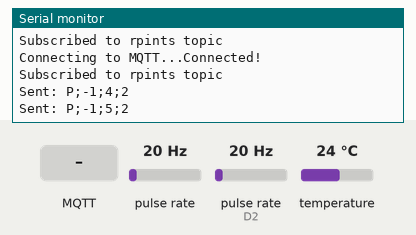
Bench run of a sketch on a simulated ESP8266 (NodeMCU). Shown: the last lines printed to the serial monitor. Wiring (inferred from the names in the program): 2 × pulse sensor: data D3 / data D2. The test bench sets the inputs (shaded band); at power-on: pulse rate 20 Hz, pulse rate (sensor on D2) 20 Hz, temperature 24 °C. WiFi joins after 1.5 s; servers stay silent unless stated; the local clock reads 2024-03-15 10:24:30 at power-on unless the sketch sets it; no MQTT or app messages arrive unless stated.

Above: at 2.7 s.
2.8 s: MQTT message "1" arrives on the first subscribed topic
At 3.6 s:
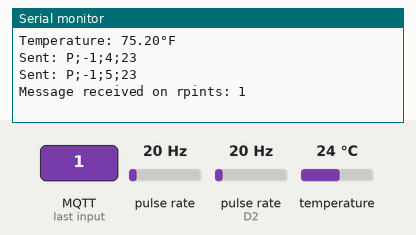
4.3 s: MQTT message "on" arrives on the first subscribed topic
At 4.8 s:
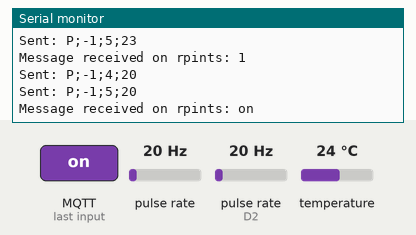
5.8 s: MQTT message "off" arrives on the first subscribed topic
At 6.4 s:
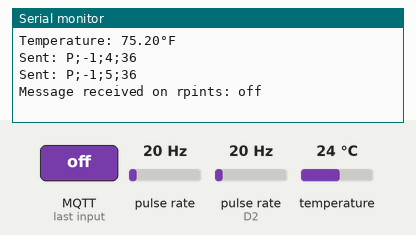
7.3 s: pulse rate (sensor 0) set to 4 Hz
At 8.7 s:
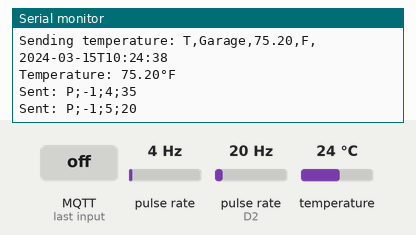
8.8 s: pulse rate (sensor on D2) set to 4 Hz
At 10.0 s:
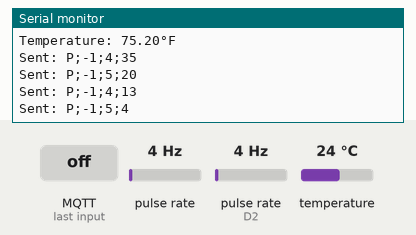
10.3 s: temperature set to 12 °C
At 11.9 s:
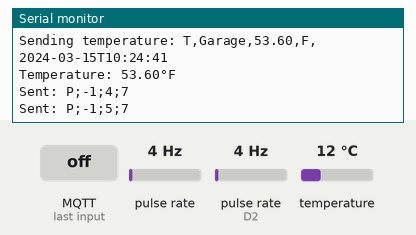
Timing chart, 0 to 12.8 s (numbered marks = the images above; inputs shaded):
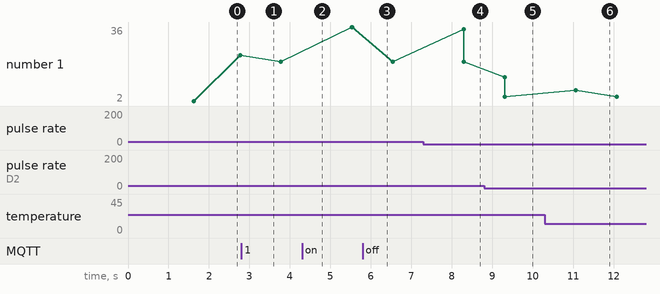

Measured:
- after the input at 2.8 s, the serial monitor: prints a new line at once (image 1)
- after the input at 4.3 s, the serial monitor: prints a new line at once (image 2)
- after the input at 5.8 s, the serial monitor: prints a new line at once (image 3)
- after the input at 8.8 s, the serial monitor: prints a new line after 0.50 s (image 5)
- after the input at 10.3 s, the serial monitor: prints a new line after 0.77 s (image 6)

The sketch:

RPints.ino
```cpp
#include <PubSubClient.h>
#include <OneWire.h>
#include <DallasTemperature.h>
#include <ESP8266WiFi.h>
#include <string>

void setup_wifi(); // Add this line at the top
void ICACHE_RAM_ATTR pulseCounter1(); // Add this line at the top
void ICACHE_RAM_ATTR pulseCounter2(); // Add this line at the top
void callback(char* topic, byte* payload, unsigned int length); // Add this line at the top
void reconnect(); // Add this line at the top
void pulseCounter1(); // Add this line at the top
void pulseCounter2(); // Add this line at the top
const char* mqtt_topic = "rpints/pours"; // Add this line at the top
void sendTemp(float temp, const char* probe, const char* unit, const char* timestamp); // Add this line at the top


// WiFi Settings
const char* ssid = "SSID";
const char* password = "SSID_Password";

// MQTT Settings
const char* mqtt_server = "RPints_IP";
const int mqtt_port = 1883;
const char* mqtt_user = "RaspberryPints";
const char* mqtt_pass = "RaspberryPints";

// Flow Sensor 1
const int flowPin1 = D2;
const int tapNumber1 = 4;  // Change for each tap
volatile unsigned long pulseCount1 = 0;
volatile unsigned long lastTimeSent = 0;  // Covers both flow sensors since they share the same publish timing

// Flow Sensor 2
const int flowPin2 = D3;
const int tapNumber2 = 5;  // Change for each tap
volatile unsigned long pulseCount2 = 0;

// OneWire Settings
#define SENSOR_PIN D7  // The ESP8266 pin connected to DS18B20 sensor's DQ pin

OneWire oneWire(SENSOR_PIN);
DallasTemperature DS18B20(&oneWire);

float temperature_C;  // temperature in Celsius
float temperature_F;  // temperature in Fahrenheit

WiFiClient espClient;
PubSubClient client(espClient);

static unsigned long tempTime = 0;

char probeName[24] = "Garage";

void setup() {
  Serial.begin(115200);

  setup_wifi();
  client.setServer(mqtt_server, mqtt_port);
  client.setCallback(callback);

  //OneWire
  DS18B20.begin();  // initialize the DS18B20 sensor

  pinMode(flowPin1, INPUT_PULLUP);
  pinMode(flowPin2, INPUT_PULLUP);

  attachInterrupt(digitalPinToInterrupt(flowPin1), pulseCounter1, FALLING);
  attachInterrupt(digitalPinToInterrupt(flowPin2), pulseCounter2, FALLING);
}

void loop() {
  if (!client.connected()) {
    reconnect();
  }
  client.loop();

  // Send pulse data every second to rpints/pours topic
  if (millis() - lastTimeSent > 1000){
    char payload[100];
    // Format to match Arduino serial protocol
    // Adjust format based on your Arduino firmware version

    // Handle everything for the first payload
    if(pulseCount1 > 1) { // Only send if we have more than 1 pulse to avoid noise
      snprintf(payload, sizeof(payload), "P;%d;%d;%d", -1, tapNumber1, pulseCount1);

      // Alternative JSON format (if your setup uses JSON):
      // snprintf(payload, sizeof(payload),
      //          "{\"tap\":\"tap%d\",\"pulses\":%d}",
      //          tapNumber, pulseCount);

      client.publish("rpints/pours", payload);
      Serial.print("Sent: ");
      Serial.println(payload);

    }
    pulseCount1 = 0;


    // Then handle everything for the second payload
    if(pulseCount2 > 1) { // Only send if we have more than 1 pulse to avoid noise
      snprintf(payload, sizeof(payload), "P;%d;%d;%d", -1, tapNumber2, pulseCount2);

      // Alternative JSON format (if your setup uses JSON):
      // snprintf(payload, sizeof(payload),
      //          "{\"tap\":\"tap%d\",\"pulses\":%d}",
      //          tapNumber, pulseCount);

      client.publish("rpints/pours", payload);
      Serial.print("Sent: ");
      Serial.println(payload);

    }
    pulseCount2 = 0;


    lastTimeSent = millis();  // Update the time gate for the next publish
  }

  //OneWire
    if (millis() - tempTime > 2000) {
        DS18B20.requestTemperatures();             // send the command to get temperatures
      String timestamp = getTimestamp();
    temperature_C = DS18B20.getTempCByIndex(0);  // read temperature in °C
    temperature_F = temperature_C * 9 / 5 + 32;  // convert °C to °F

    sendTemp(temperature_F, probeName, "F", timestamp.c_str());

    Serial.print("Temperature: ");
    //Serial.print(temperature_C);  // print the temperature in °C
    //Serial.print("°C");
    //Serial.print("  ~  ");        // separator between °C and °F
    Serial.print(temperature_F);  // print the temperature in °F
    Serial.println("°F");

    tempTime = millis();
  }
}

void setup_wifi() {
  Serial.print("Connecting to WiFi");
  WiFi.begin(ssid, password);
  while (WiFi.status() != WL_CONNECTED) {
    delay(500);
    Serial.print(".");
  }
  Serial.println("\nWiFi connected");
  Serial.print("IP: ");
  Serial.println(WiFi.localIP());
}

void ICACHE_RAM_ATTR pulseCounter1() {
  pulseCount1++;
}

void ICACHE_RAM_ATTR pulseCounter2() {
  pulseCount2++;
}

void reconnect() {
  while (!client.connected()) {
    Serial.print("Connecting to MQTT...");
    String clientId1 = "ESP8266-tap" + String(tapNumber1);
    if (client.connect(clientId1.c_str(), mqtt_user, mqtt_pass)) {
      Serial.println("Connected!");
      // Subscribe to commands from RPints
      client.subscribe("rpints");
      Serial.println("Subscribed to rpints topic");
    } else {
      Serial.print("Failed, rc=");
      Serial.print(client.state());
      Serial.println(" Retrying in 5 seconds...");
      delay(5000);
    }
    Serial.print("Connecting to MQTT...");
    String clientId2 = "ESP8266-tap" + String(tapNumber2);
    if (client.connect(clientId2.c_str(), mqtt_user, mqtt_pass)) {
      Serial.println("Connected!");
      // Subscribe to commands from RPints
      client.subscribe("rpints");
      Serial.println("Subscribed to rpints topic");
    } else {
      Serial.print("Failed, rc=");
      Serial.print(client.state());
      Serial.println(" Retrying in 5 seconds...");
      delay(5000);
    }
  }
}

void callback(char* topic, byte* payload, unsigned int length) {
  // Handle commands from RaspberryPints
  Serial.print("Message received on ");
  Serial.print(topic);
  Serial.print(": ");

  String message = "";
  for (int i = 0; i < length; i++) {
    message += (char)payload[i];
  }

  Serial.println(message);

  // Parse and handle commands here
  // Example: valve control, configuration updates, etc.
}

String getTimestamp() {
 time_t now;
 struct tm timeinfo;
 if (!getLocalTime(&timeinfo)) {
   return "0";
 }

 char buffer[30];
 strftime(buffer, sizeof(buffer), "%Y-%m-%dT%H:%M:%S", &timeinfo);
 return String(buffer);
}

void sendTemp(float temp, const char* probe, const char* unit, const char* timestamp)
{
   char payload[100];
   snprintf(payload, sizeof(payload),
            "T,%s,%.2f,%s,%s",
            probe,
            temp,
            unit,
            timestamp);
   Serial.print("Sending temperature: ");
   Serial.println(payload);

   client.publish(mqtt_topic, payload);
}
```
